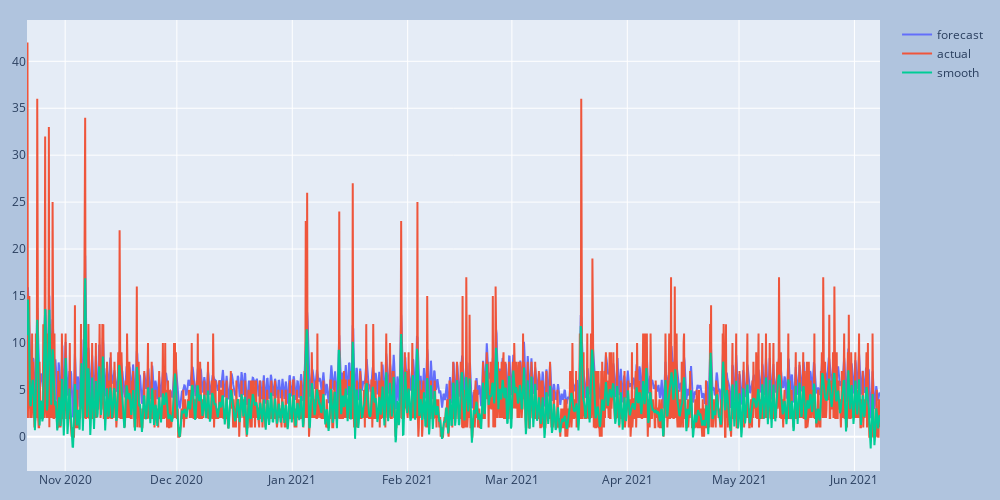

Here is the notebook cell this chart was saved with:
### Code cell
df = pd.DataFrame([])
df['start_on'] = actual_test.index[look_back+1:]
df.set_index(['start_on'], inplace=True)
df['forecast'] = testPredict.squeeze()
df['smooth'] = testY.squeeze()
df['actual'] = actual_test['node_cnt'].to_list()[look_back+1:]
plot_trace(df, ['forecast', 'actual', 'smooth'])

### Figure 1 — Plotly figure (JSON) as saved in the notebook; plotly's stock layout.template omitted (floating-point values rounded to 4 significant figures; data arrays with more than 128 entries replaced by an {"elided": "..."} marker saying what was removed)
{"data": [{"mode": "lines", "name": "forecast", "type": "scatter", "x": {"elided": "1834 str values"}, "y": {"elided": "1834 float values"}}, {"mode": "lines", "name": "actual", "type": "scatter", "x": {"elided": "1834 str values"}, "y": {"elided": "1834 int values"}}, {"mode": "lines", "name": "smooth", "type": "scatter", "x": {"elided": "1834 str values"}, "y": {"elided": "1834 float values"}}], "layout": {"height": 500, "margin": {"b": 20, "l": 20, "r": 20, "t": 20}, "paper_bgcolor": "LightSteelBlue", "showlegend": true, "width": 1000}}
